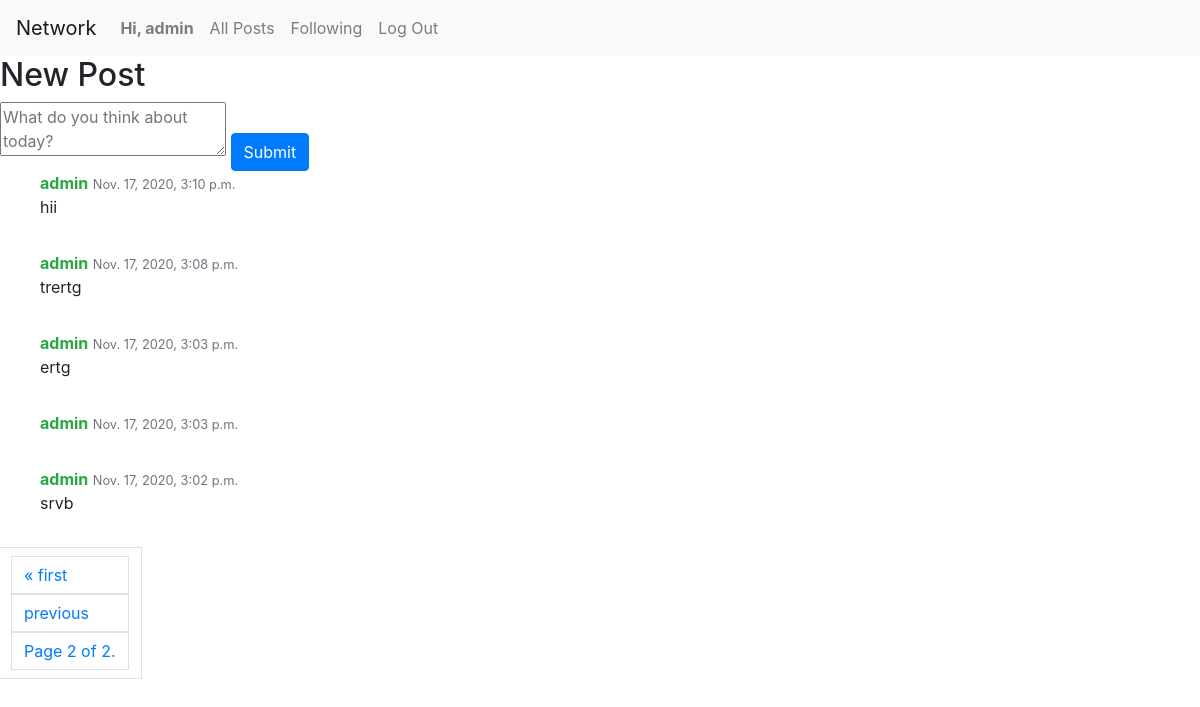
Page /?page=2 (signed in) on the committed database.
### network/models.py (models this page shows, shortened)
class User(AbstractUser):
    pass

class Post(models.Model):
    post = models.TextField(blank=True)
    post_time = models.DateTimeField(default=timezone.now)
    user_posted = models.ForeignKey(User, on_delete=models.CASCADE)

### network/views.py (the view)
# urls.py: path("", views.index, name="index"),
def index(request):
    all_posts = Post.objects.order_by("-post_time").all()
    paginator = Paginator(all_posts, 10)
    page_number = request.GET.get('page')
    page_obj = paginator.get_page(page_number)
    if request.user.is_authenticated:
        return render(request, "network/index.html", {
            'all_posts': all_posts,
            'page_obj': page_obj,
        })
    else:
        return HttpResponseRedirect(reverse("login"))

### network/templates/network/index.html (shortened to what this page needs)
{% extends "network/layout.html" %}
{% block body %}
    <div class="new-post">
        <h2>New Post</h2>
        <textarea id="post-text" placeholder="What do you think about today?"></textarea>
        <input type="submit" id="new_post" class="btn btn-primary"/>
    </div>
    <div class="all-posts">
        {% for post in page_obj %}
            <ul class="media-list">
                <li class="media">
                    <div class="media-body">
                        <strong class="text-success">{{post.user_posted}}</strong>
                        <span class="text-muted pull-right">
                            <small class="text-muted">{{post.post_time}}</small>
                        </span>
                        <p>
                            {{post.post}}
                        </p>
                    </div>
                </li>
            </ul>
        {% endfor %}
        <div class="pagination">
            <span class="page-link">
                {% if page_obj.has_previous %}
                    <a class="page-link" href="?page=1">&laquo; first</a>
                    <a class="page-link" href="?page={{ page_obj.previous_page_number }}">previous</a>
                {% endif %}
                <span class="current page-link disabled">
                    Page {{ page_obj.number }} of {{ page_obj.paginator.num_pages }}.
                </span>
            </span>
        </div>
    </div>
{% endblock %}

### network/templates/network/layout.html (shortened to what this page needs)
{% load static %}
<!DOCTYPE html>
<html lang="en">
    <head>
        <link rel="stylesheet" href="https://stackpath.bootstrapcdn.com/bootstrap/4.4.1/css/bootstrap.min.css">
        <link href="{% static 'network/styles.css' %}" rel="stylesheet">
    </head>
    <body>
        <nav class="navbar navbar-expand-lg navbar-light bg-light">
            <a class="navbar-brand" href="#">Network</a>
            <div>
              <ul class="navbar-nav mr-auto">
                {% if user.is_authenticated %}
                    <li class="nav-item">
                        <a class="nav-link" id="profile" href="{% url 'profile page' user.username %}"><strong>Hi, {{ user.username }}</strong></a>
                    </li>
                {% endif %}
                <li class="nav-item">
                  <a class="nav-link" href="{% url 'index' %}">All Posts</a>
                </li>
                {% if user.is_authenticated %}
                    <li class="nav-item">
                        <a class="nav-link" id="following" href="#">Following</a>
                    </li>
                    <li class="nav-item">
                        <a class="nav-link" href="{% url 'logout' %}">Log Out</a>
                    </li>
                {% endif %}
              </ul>
            </div>
          </nav>
        <div class="body">
            {% block body %}
            {% endblock %}
        </div>
    </body>
</html>

### rows in the picture
User: username "admin"
Post: user_posted "admin", post_time "Nov. 17, 2020, 3:10 p.m.", post "hii"
Post: user_posted "admin", post_time "Nov. 17, 2020, 3:08 p.m.", post "trertg"
Post: user_posted "admin", post_time "Nov. 17, 2020, 3:03 p.m.", post "ertg"
Post: user_posted "admin", post_time "Nov. 17, 2020, 3:03 p.m."
Post: user_posted "admin", post_time "Nov. 17, 2020, 3:02 p.m.", post "srvb"

### other values in the picture
{{ page_obj.number }} "2"
{{ page_obj.paginator.num_pages }} "2"
